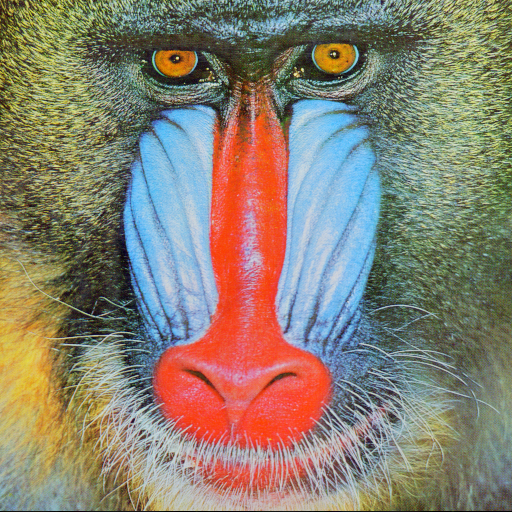
#> input picture babbon.png, 512 x 512 px, given as the content of the folder synthbuster/synthbuster/stable-diffusion-1-3, which was not available
$ python SynthBusterReplica.py
#> lines starting #> are read from the running program, lines starting #| are printed output that depends on the picture; pictures that were not available may be replaced by others from this repository, and a replacement may not be noted
import numpy as np
from PIL import Image
from scipy.ndimage import grey_dilation
import matplotlib.pyplot as plt
from pathlib import Path

def cross_difference(img_array):
    return np.abs(
        img_array[:-1, :-1] + img_array[1:, 1:]
        - img_array[:-1, 1:] - img_array[1:, :-1]
    )

def compute_avg_fft_raw(image_paths):
    """Retourne la magnitude brute SANS log pour contrôler l'affichage."""
    accum = None
    count = 0
    for p in image_paths:
        img = np.array(Image.open(p).convert("RGB")).astype(float)
        cd = cross_difference(img)
#> in cross_difference, `return np.abs( img_array[:-1, :-1] + img_array[1:, 1:] - img_array[:-1..`:
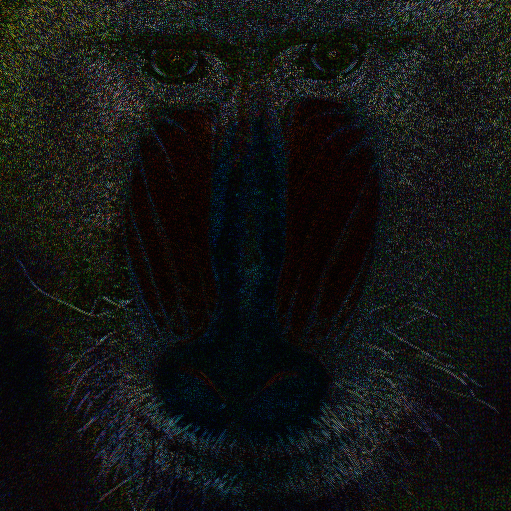
#> returned value: shape (511, 511, 3) float64; mean of channels 0, 1, 2 19.9, 21.1, 19.9; drawn as R, G, B
        accum = cd if accum is None else accum + cd
        count += 1

    avg_cd = accum / count
    avg_cd_gray = avg_cd.mean(axis=2)
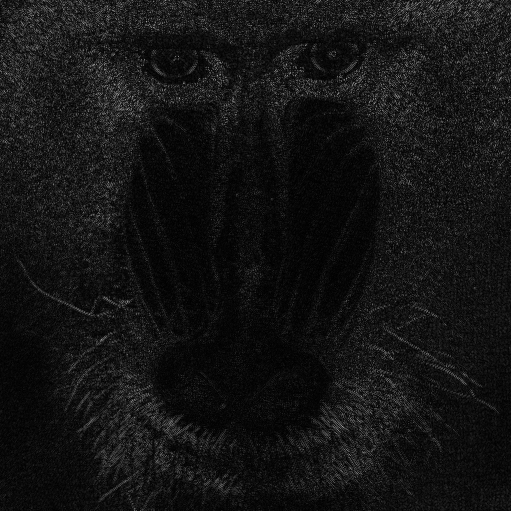
#> avg_cd_gray: shape (511, 511) float64; min 0, max 174, mean 20.3
    fft = np.fft.fft2(avg_cd_gray)
    mag = np.abs(fft) / avg_cd_gray.size
    mag_shift = np.fft.fftshift(mag)
    mag_dilated = grey_dilation(mag_shift, size=5)
    return mag_dilated  # brut, sans log

paths = list(Path("./synthbuster/synthbuster/stable-diffusion-1-3").glob("*.png"))
mag_raw = compute_avg_fft_raw(paths)

# Percentiles à tester : de 90% à 100% avec pas variable
percentiles = [90, 92, 94, 95, 96, 97, 98, 99, 99.5, 99.9]

n = len(percentiles)
fig, axes = plt.subplots(2, 5, figsize=(25, 10))
axes = axes.flatten()

for i, p in enumerate(percentiles):
    vmax = np.percentile(mag_raw, p)
    # On clippe les valeurs au-dessus du seuil, PUIS on applique le log
    mag_clipped = np.clip(mag_raw, 0, vmax)
    mag_log = np.log1p(mag_clipped)

    axes[i].imshow(mag_log, cmap="inferno")
    axes[i].set_title(f"Clip {p}% → log\nvmax={vmax:.2e}", fontsize=9)
    axes[i].axis("off")
#> this loop made 10 passes
#> vmax on passes 1 to 10: 0.0664, 0.0698, 0.075, 0.0792, 0.0832, 0.089, 0.0974, 0.118, 0.146, 0.341
#> pass 1, `mag_clipped = np.clip(mag_raw, 0, vmax)`:
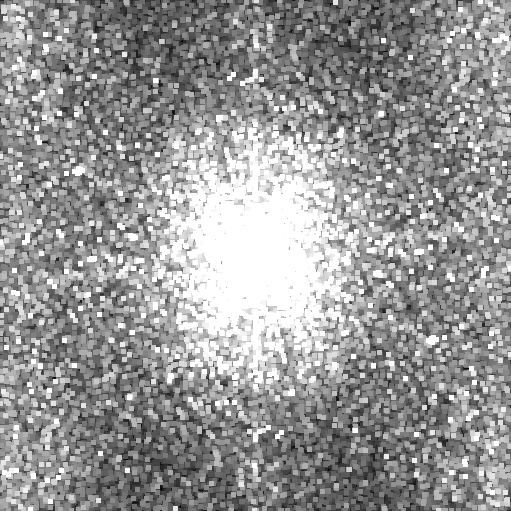
#> mag_clipped: shape (511, 511) float64; min 0.0215, max 0.0664, mean 0.0481; drawn with min black and max white
#> after the loop:
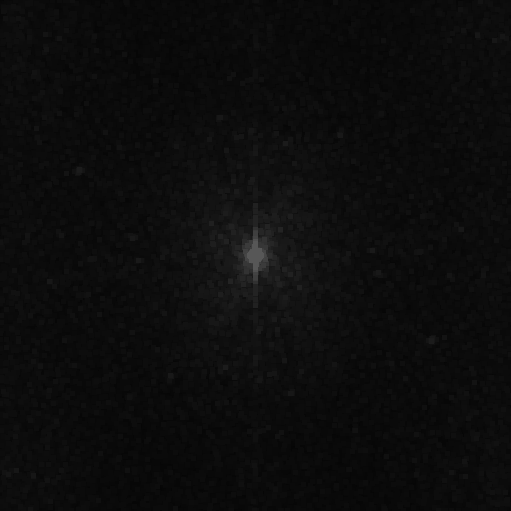
#> mag_clipped: shape (511, 511) float64; min 0.0215, max 0.341, mean 0.0505

plt.suptitle("Stable Diffusion 1.3 — clip puis log", fontsize=13)
plt.tight_layout()
plt.show()
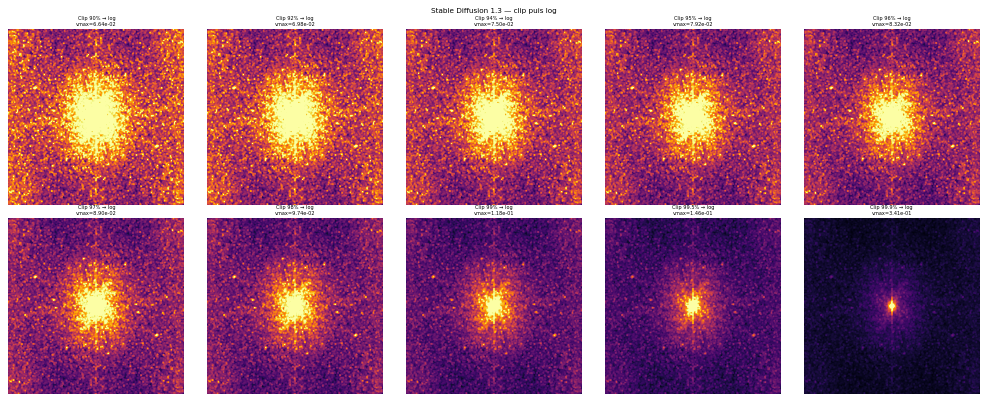
#> figure drawn by matplotlib, 10 panels
